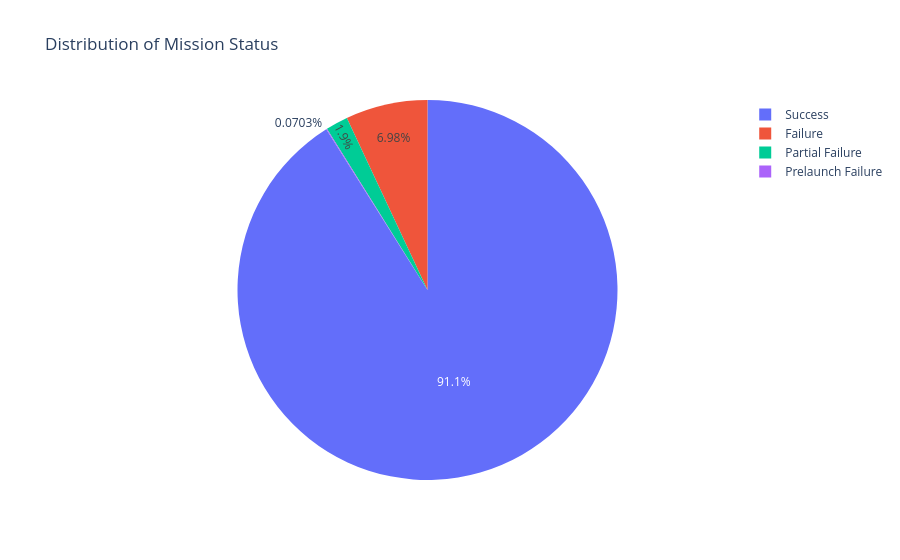

The code cell stored with this chart in its notebook:
### Markdown cell above
# Distribution of Mission Status

How many missions were successful?
How many missions failed?

### Code cell
mission_status = df_data["Mission_Status"].value_counts()
fig = px.pie(mission_status,
             values=mission_status.values,
             names=mission_status.index,
             title="Distribution of Mission Status")
fig.show()

### Figure 1 — Plotly figure (JSON) as saved in the notebook; plotly's stock layout.template omitted (floating-point values rounded to 4 significant figures)
{"data": [{"domain": {"x": [0.0, 1.0], "y": [0.0, 1.0]}, "hovertemplate": "label=%{label}<br>value=%{value}<extra></extra>", "labels": ["Success", "Failure", "Partial Failure", "Prelaunch Failure"], "legendgroup": "", "name": "", "showlegend": true, "values": [5180, 397, 108, 4], "type": "pie"}], "layout": {"legend": {"tracegroupgap": 0}, "title": {"text": "Distribution of Mission Status"}}}
